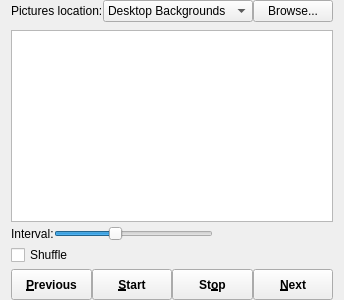
        <widget class="QWidget" name="wallpapers">
         <property name="enabled">
          <bool>true</bool>
         </property>
         <layout class="QGridLayout" name="gridLayout">
          <property name="topMargin">
           <number>0</number>
          </property>
          <property name="bottomMargin">
           <number>0</number>
          </property>
          <property name="verticalSpacing">
           <number>4</number>
          </property>
          <item row="1" column="0">
           <widget class="QWidget" name="search_widget" native="true">
            <property name="minimumSize">
             <size>
              <width>0</width>
              <height>0</height>
             </size>
            </property>
            <property name="maximumSize">
             <size>
              <width>16777215</width>
              <height>0</height>
             </size>
            </property>
            <layout class="QHBoxLayout" name="horizontalLayout_28">
             <property name="leftMargin">
              <number>0</number>
             </property>
             <property name="topMargin">
              <number>0</number>
             </property>
             <property name="rightMargin">
              <number>0</number>
             </property>
             <property name="bottomMargin">
              <number>0</number>
             </property>
             <item>
              <layout class="QHBoxLayout" name="horizontalLayout_27">
               <item>
                <widget class="QLineEdit" name="search_box"/>
               </item>
               <item>
                <widget class="QPushButton" name="search_up">
                 <property name="text">
                  <string/>
                 </property>
                 <property name="icon">
                  <iconset theme="go-up">
                   <normaloff/>
                  </iconset>
                 </property>
                </widget>
               </item>
               <item>
                <widget class="QPushButton" name="search_down">
                 <property name="text">
                  <string/>
                 </property>
                 <property name="icon">
                  <iconset theme="go-down">
                   <normaloff/>
                  </iconset>
                 </property>
                </widget>
               </item>
               <item>
                <widget class="QPushButton" name="search_close">
                 <property name="text">
                  <string/>
                 </property>
                 <property name="icon">
                  <iconset theme="window-close">
                   <normaloff/>
                  </iconset>
                 </property>
                </widget>
               </item>
              </layout>
             </item>
            </layout>
           </widget>
          </item>
          <item row="0" column="0">
           <layout class="QHBoxLayout" name="horizontalLayout_11">
            <item>
             <widget class="QLabel" name="label_2">
              <property name="text">
               <string>Pictures location:</string>
              </property>
             </widget>
            </item>
            <item>
             <widget class="QComboBox" name="pictures_location_comboBox">
              <property name="sizePolicy">
               <sizepolicy hsizetype="MinimumExpanding" vsizetype="Fixed">
                <horstretch>0</horstretch>
                <verstretch>0</verstretch>
               </sizepolicy>
              </property>
              <item>
               <property name="text">
                <string>Desktop Backgrounds</string>
               </property>
              </item>
              <item>
               <property name="text">
                <string>My Pictures</string>
               </property>
              </item>
             </widget>
            </item>
            <item>
             <widget class="QPushButton" name="browse_folders">
              <property name="sizePolicy">
               <sizepolicy hsizetype="Fixed" vsizetype="Fixed">
                <horstretch>0</horstretch>
                <verstretch>0</verstretch>
               </sizepolicy>
              </property>
              <property name="focusPolicy">
               <enum>Qt::NoFocus</enum>
              </property>
              <property name="toolTip">
               <string/>
              </property>
              <property name="statusTip">
               <string>Add monitored folders</string>
              </property>
              <property name="text">
               <string>Browse...</string>
              </property>
              <property name="iconSize">
               <size>
                <width>41</width>
                <height>16</height>
               </size>
              </property>
             </widget>
            </item>
           </layout>
          </item>
          <item row="2" column="0">
           <widget class="QListWidget" name="listWidget">
            <property name="sizePolicy">
             <sizepolicy hsizetype="Expanding" vsizetype="Expanding">
              <horstretch>0</horstretch>
              <verstretch>0</verstretch>
             </sizepolicy>
            </property>
            <property name="minimumSize">
             <size>
              <width>0</width>
              <height>180</height>
             </size>
            </property>
            <property name="mouseTracking">
             <bool>true</bool>
            </property>
            <property name="focusPolicy">
             <enum>Qt::WheelFocus</enum>
            </property>
            <property name="contextMenuPolicy">
             <enum>Qt::CustomContextMenu</enum>
            </property>
            <property name="dragDropMode">
             <enum>QAbstractItemView::DragDrop</enum>
            </property>
            <property name="defaultDropAction">
             <enum>Qt::IgnoreAction</enum>
            </property>
            <property name="alternatingRowColors">
             <bool>false</bool>
            </property>
            <property name="selectionMode">
             <enum>QAbstractItemView::ExtendedSelection</enum>
            </property>
            <property name="verticalScrollMode">
             <enum>QAbstractItemView::ScrollPerItem</enum>
            </property>
            <property name="horizontalScrollMode">
             <enum>QAbstractItemView::ScrollPerPixel</enum>
            </property>
            <property name="resizeMode">
             <enum>QListView::Adjust</enum>
            </property>
            <property name="viewMode">
             <enum>QListView::IconMode</enum>
            </property>
            <property name="selectionRectVisible">
             <bool>false</bool>
            </property>
           </widget>
          </item>
          <item row="3" column="0">
           <layout class="QHBoxLayout" name="horizontalLayout">
            <item>
             <widget class="QLabel" name="interval_label">
              <property name="text">
               <string>Interval:</string>
              </property>
             </widget>
            </item>
            <item>
             <widget class="QSlider" name="timerSlider">
              <property name="focusPolicy">
               <enum>Qt::NoFocus</enum>
              </property>
              <property name="styleSheet">
               <string notr="true"/>
              </property>
              <property name="minimum">
               <number>1</number>
              </property>
              <property name="maximum">
               <number>17</number>
              </property>
              <property name="pageStep">
               <number>1</number>
              </property>
              <property name="value">
               <number>7</number>
              </property>
              <property name="orientation">
               <enum>Qt::Horizontal</enum>
              </property>
             </widget>
            </item>
            <item>
             <widget class="QLabel" name="wallpapers_slider_time">
              <property name="minimumSize">
               <size>
                <width>120</width>
                <height>0</height>
               </size>
              </property>
              <property name="text">
               <string notr="true"/>
              </property>
              <property name="alignment">
               <set>Qt::AlignCenter</set>
              </property>
             </widget>
            </item>
           </layout>
          </item>
          <item row="4" column="0">
           <widget class="QCheckBox" name="shuffle_images_checkbox">
            <property name="focusPolicy">
             <enum>Qt::NoFocus</enum>
            </property>
            <property name="text">
             <string>Shuffle</string>
            </property>
           </widget>
          </item>
          <item row="5" column="0">
           <layout class="QHBoxLayout" name="horizontalLayout_7">
            <item>
             <widget class="QPushButton" name="previous_Button">
              <property name="minimumSize">
               <size>
                <width>0</width>
                <height>31</height>
               </size>
              </property>
              <property name="font">
               <font>
                <weight>75</weight>
                <bold>true</bold>
               </font>
              </property>
              <property name="focusPolicy">
               <enum>Qt::NoFocus</enum>
              </property>
              <property name="statusTip">
               <string>Proceed to previous image</string>
              </property>
              <property name="text">
               <string>&amp;Previous</string>
              </property>
              <property name="icon">
               <iconset theme="media-seek-backward">
                <normaloff/>
               </iconset>
              </property>
              <property name="iconSize">
               <size>
                <width>16</width>
                <height>16</height>
               </size>
              </property>
              <property name="autoDefault">
               <bool>false</bool>
              </property>
              <property name="default">
               <bool>false</bool>
              </property>
             </widget>
            </item>
            <item>
             <widget class="QPushButton" name="startButton">
              <property name="minimumSize">
               <size>
                <width>0</width>
                <height>31</height>
               </size>
              </property>
              <property name="font">
               <font>
                <weight>75</weight>
                <bold>true</bold>
               </font>
              </property>
              <property name="focusPolicy">
               <enum>Qt::NoFocus</enum>
              </property>
              <property name="statusTip">
               <string>Start/Pause the wallpaper changing module</string>
              </property>
              <property name="text">
               <string>&amp;Start</string>
              </property>
              <property name="icon">
               <iconset theme="media-playback-start">
                <normaloff/>
               </iconset>
              </property>
              <property name="iconSize">
               <size>
                <width>16</width>
                <height>16</height>
               </size>
              </property>
              <property name="autoDefault">
               <bool>false</bool>
              </property>
              <property name="default">
               <bool>false</bool>
              </property>
             </widget>
            </item>
            <item>
             <widget class="QPushButton" name="stopButton">
              <property name="minimumSize">
               <size>
                <width>0</width>
                <height>31</height>
               </size>
              </property>
              <property name="font">
               <font>
                <weight>75</weight>
                <bold>true</bold>
               </font>
              </property>
              <property name="focusPolicy">
               <enum>Qt::NoFocus</enum>
              </property>
              <property name="statusTip">
               <string>Stop the wallpaper changing module</string>
              </property>
              <property name="text">
               <string>St&amp;op</string>
              </property>
              <property name="icon">
               <iconset theme="media-playback-stop">
                <normaloff/>
               </iconset>
              </property>
              <property name="iconSize">
               <size>
                <width>16</width>
                <height>16</height>
               </size>
              </property>
              <property name="autoDefault">
               <bool>false</bool>
              </property>
              <property name="default">
               <bool>false</bool>
              </property>
             </widget>
            </item>
            <item>
             <widget class="QPushButton" name="next_Button">
              <property name="minimumSize">
               <size>
                <width>0</width>
                <height>31</height>
               </size>
              </property>
              <property name="font">
               <font>
                <weight>75</weight>
                <bold>true</bold>
               </font>
              </property>
              <property name="focusPolicy">
               <enum>Qt::NoFocus</enum>
              </property>
              <property name="statusTip">
               <string>Proceed to next image</string>
              </property>
              <property name="text">
               <string>&amp;Next</string>
              </property>
              <property name="icon">
               <iconset theme="media-seek-forward">
                <normaloff/>
               </iconset>
              </property>
              <property name="iconSize">
               <size>
                <width>16</width>
                <height>16</height>
               </size>
              </property>
              <property name="autoDefault">
               <bool>false</bool>
              </property>
              <property name="default">
               <bool>false</bool>
              </property>
             </widget>
            </item>
           </layout>
          </item>
         </layout>
        </widget>
